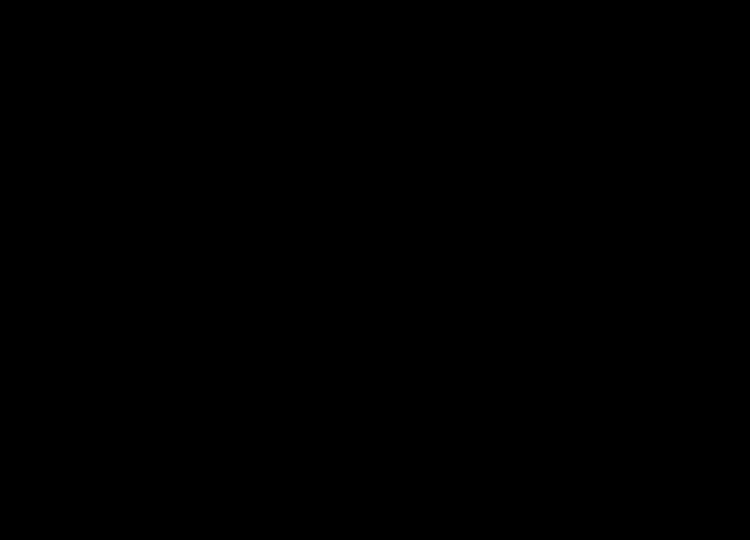
Frame 1 (no input)
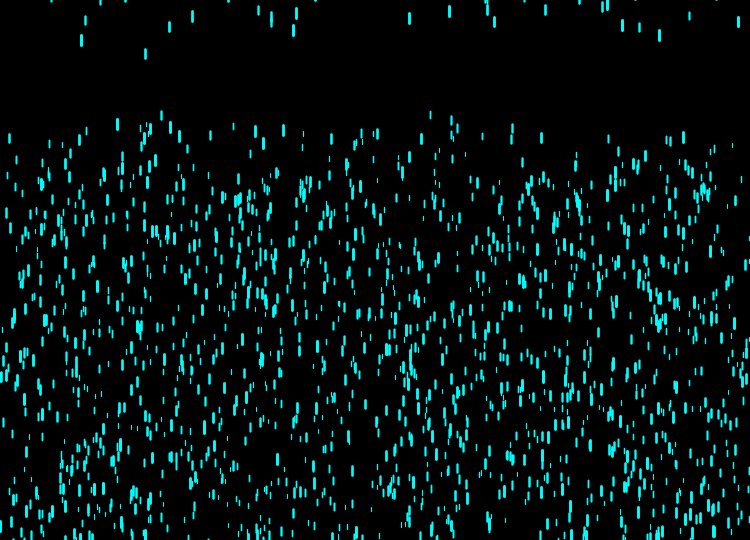
Frame 60 (the mouse pressed at the canvas centre just before this capture)
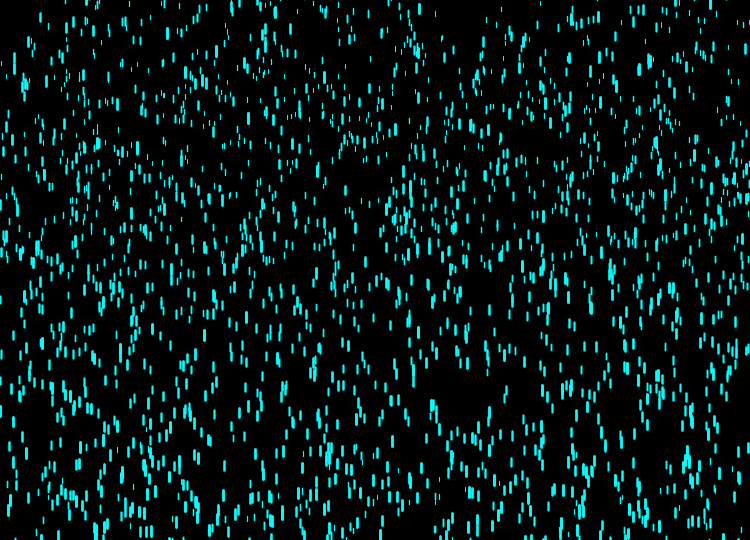
Frame 120 (the mouse held since frame 60 and released just before this capture)

The Processing sketch that drew these frames (run headless with seeded random() and noise(); from frame 60 on, the mouse is pressed at the canvas centre):

// Processing sketch: PurpleRain
// ── PurpleRain.pde


Drop[] d = new Drop[2500]; ;
void setup() {
  size(750,540);
  for (int i = 0; i<d.length; i++) {
    d[i] = new Drop();
  } // endae FOR
} // ednae setup


void draw() {
    background(0,0,0);
    for (int i = 0; i<d.length; i++) { 
      d[i].fall();
      d[i].show();
    }
  
} // endae draw

// ── Drop.pde
class Drop {
  float x = random(width), y = random(-200,-100), yspeed = random(5,15),z = random(0,20), length = map(z, 0, 20, 4,10);
  void fall() {
    
    y = y +yspeed;
    //yspeed = yspeed + 0.2;
    
    if (y > height) {
      y = random(-200,-100);
      yspeed = map(z,0,20,4,10);
      
    } // endae IF
    
  } // endae fall
  
  
  void show() {
    float thick = map(z,0,20,1,3);
    strokeWeight(thick);
    stroke(0,255,255);
    line(x,y,x,y+length);
    
    
} // endae show

} // endae CLASS
